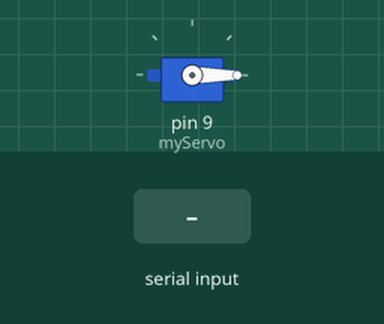
Simulated run of this sketch. Board: Arduino Uno, built with avr-gcc and run on an emulated ATmega328P. On the bench: servo. The inputs (shaded band) are chosen by the test bench.

Above: at 1.2 s.
1.3 s: byte 30 received over Serial
At 2.0 s:
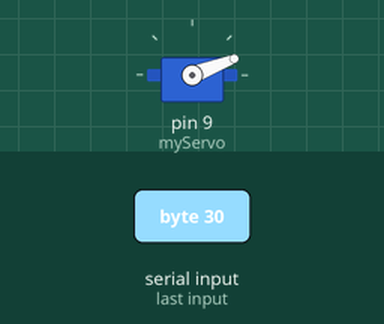
2.8 s: byte 90 received over Serial
At 4.0 s:
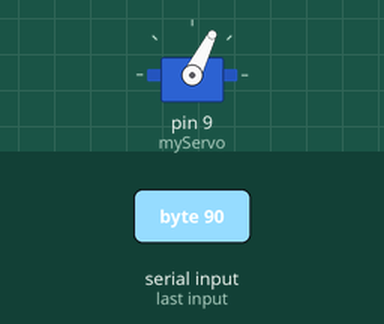
4.3 s: byte 120 received over Serial
At 5.5 s:
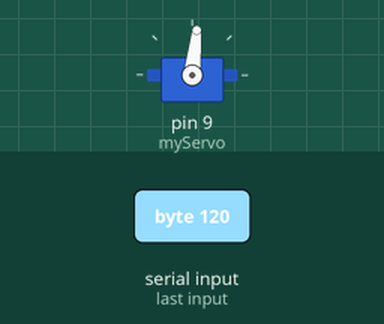
Timing chart, 0 to 7.3 s (numbered marks = the images above; inputs shaded):
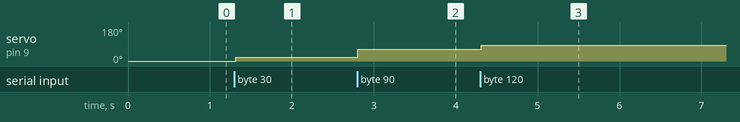

Measured:
- after the input at 1.3 s, servo on pin 9 (myServo): 0° → 21° at once
- after the input at 2.8 s, servo on pin 9 (myServo): 21° → 63° at once
- after the input at 4.3 s, servo on pin 9 (myServo): 63° → 84° at once

The sketch:

5_serial_to_servo.ino
```cpp
#include <Servo.h>

Servo myServo;  // create servo object to control a servo
int servoPosition = 0;

void setup() {
  Serial.begin(9600);
  myServo.attach(9);
}


void loop() {
  while (Serial.available()) {
    int serialByte = Serial.read();  // reads a byte 0…255
    servoPosition = map(serialByte, 0, 255, 0, 180);  // scales to servo range
  }

  myServo.write(servoPosition);  // sets the servo position according to the scaled value
  delay(15);  // waits for the servo to get there
}
```
